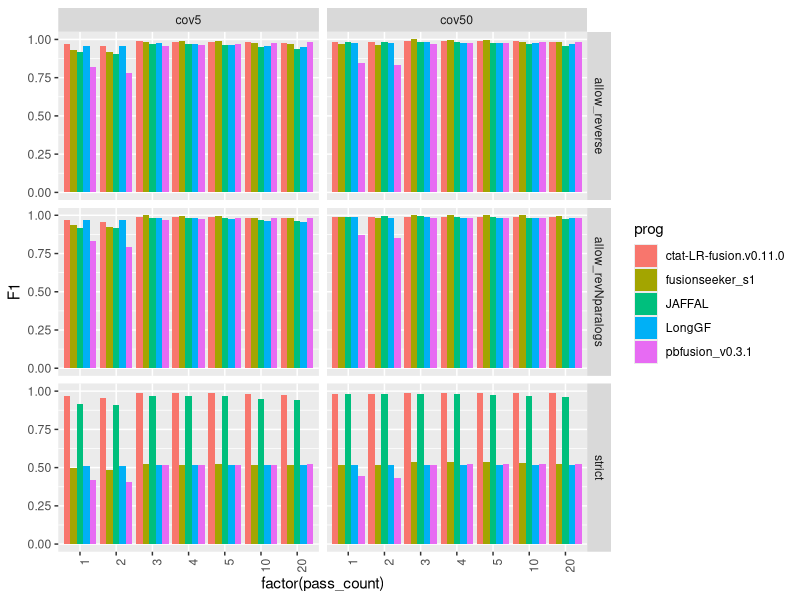
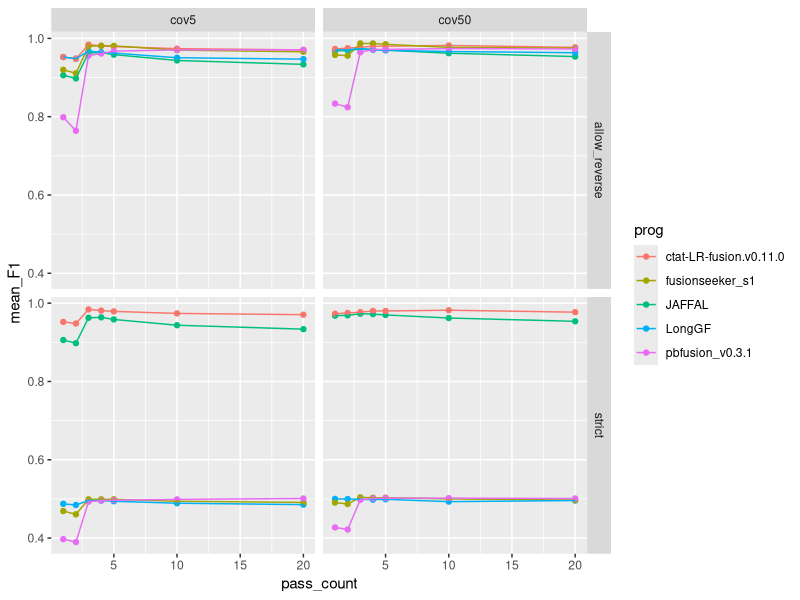
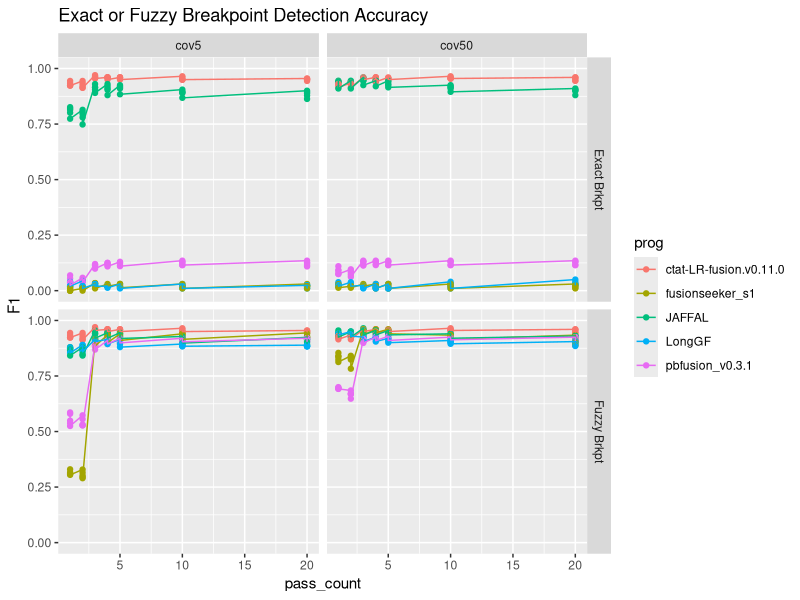
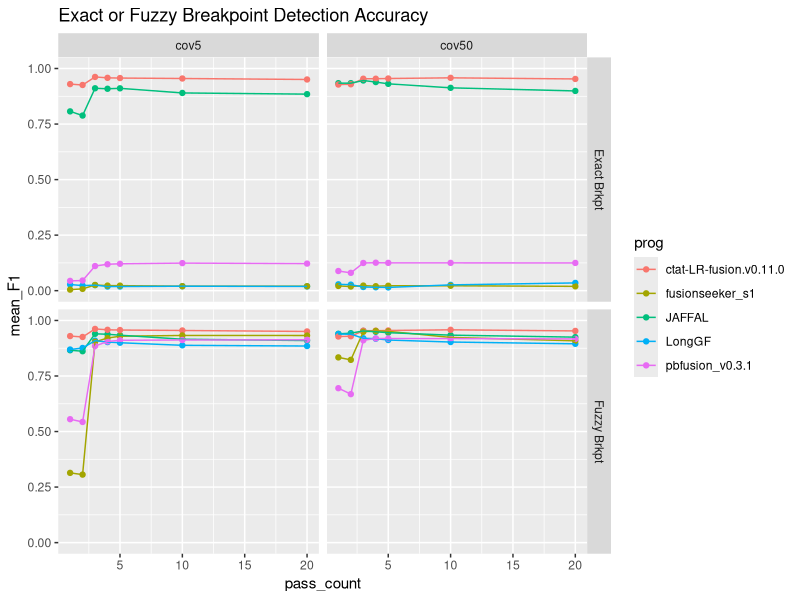
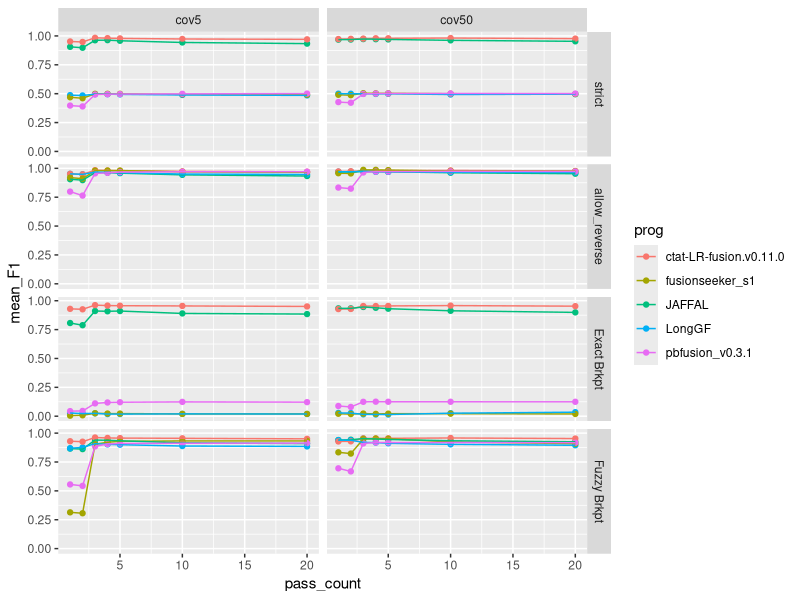
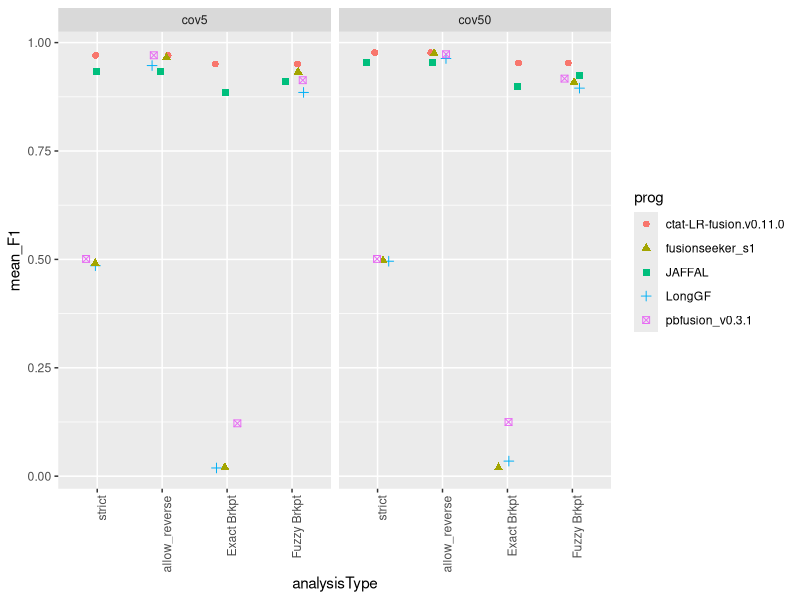
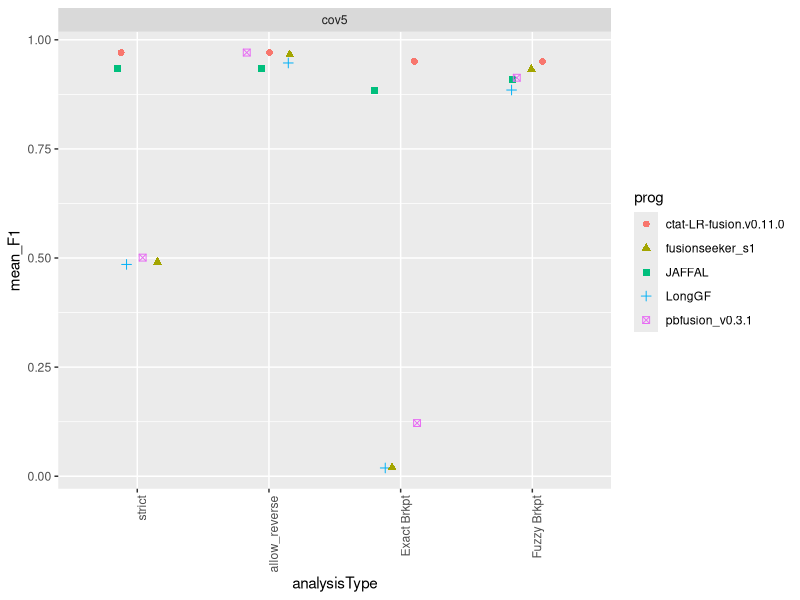

Write R code to recreate these figures, in order.
## ---- chunk 1
knitr::opts_chunk$set(echo = TRUE)
library(tidyverse)
## ---- chunk 2

max_F1_data = read.table("data/max_F1_summary.tsv", header=T, sep="\t") %>% 
    filter(! grepl("flair", prog)) %>%
 mutate(pass_count = as.numeric(str_replace(pass_count, "pass", ""))) 

## ---- chunk 3

# barplot

p_barplot = max_F1_data %>% ggplot(aes(x=factor(pass_count), y=F1)) +
        geom_bar(stat='identity', position='dodge', aes(fill=prog)) +
        facet_grid(vars(analysisType), vars(coverage_level)) + 
    theme(axis.text.x = element_text(angle = 90, hjust = 1)) 

p_barplot

## ---- chunk 4



mean_samples_F1 = max_F1_data %>% 
    group_by(rep_num, coverage_level, pass_count, prog, analysisType) %>%
    summarize(mean_F1 = mean(F1))


mean_samples_F1 %>%
        filter(analysisType %in% c('strict', 'allow_reverse')) %>%
        ggplot() +
        geom_point(aes(x=pass_count, y=mean_F1, color=prog)) +
        geom_line(aes(x=pass_count, y=mean_F1, group=prog, color=prog)) +
        facet_grid(vars(analysisType), vars(coverage_level))


## ---- chunk 5
breakpoint_data = read.table("data/breakpoint_maxF1_data.tsv", sep="\t", header=T) %>%
    mutate(pass_count = as.numeric(str_replace(pass_count, "pass", ""))) %>%
    filter(prog != 'flairfusion')
    


breakpoint_data$coverage_level = factor(breakpoint_data$coverage_level, levels=c('cov5', 'cov50'))

brkpt_accuracy_plot = breakpoint_data %>% ggplot() +
        geom_point(aes(x=pass_count, y=F1, color=prog)) +
        geom_line(aes(x=pass_count, y=F1, group=prog, color=prog)) +
        facet_grid(vars(analysisType), vars(coverage_level)) +
        ggtitle("Exact or Fuzzy Breakpoint Detection Accuracy") +
        ylim(0,1)



brkpt_accuracy_plot 

## ---- chunk 6

breakpoint_mean_F1_stats = breakpoint_data %>% group_by(coverage_level, pass_count, analysisType, prog) %>% 
    summarize(mean_F1 = mean(F1, na.rm=T))


breakpoint_mean_F1_stats %>% ggplot() +
        geom_point(aes(x=pass_count, y=mean_F1, color=prog)) +
        geom_line(aes(x=pass_count, y=mean_F1, group=prog, color=prog)) +
        facet_grid(vars(analysisType), vars(coverage_level)) +
        ggtitle("Exact or Fuzzy Breakpoint Detection Accuracy") +
        ylim(0,1) 


## ---- chunk 7

combined_results = bind_rows(mean_samples_F1,
                             breakpoint_mean_F1_stats)

combined_results %>% head()



## ---- chunk 8

combined_results %>%
        filter(analysisType != "allow_revNparalogs") %>%
        ggplot() +
        geom_point(aes(x=pass_count, y=mean_F1, color=prog)) +
        geom_line(aes(x=pass_count, y=mean_F1, group=prog, color=prog)) +
        facet_grid(vars(factor(analysisType, levels=c('strict', 'allow_reverse', 'Exact Brkpt', 'Fuzzy Brkpt'))), vars(coverage_level))

## ---- chunk 9

combined_results %>%
        filter(analysisType != "allow_revNparalogs") %>%
        mutate(pass_count = as.numeric(str_replace(pass_count, "pass", ""))) %>%
        filter(pass_count == 20) %>%
        mutate(analysisType = factor(analysisType, 
                            levels=c('strict', 'allow_reverse', 'Exact Brkpt', 'Fuzzy Brkpt') )) %>%
    ggplot() +
    geom_jitter(aes(x=analysisType, y=mean_F1, color=prog, shape=prog), width=0.2, size=rel(2)) +

    facet_wrap(~coverage_level) +
     theme(axis.text.x = element_text(angle = 90, hjust = 1)) 
    

## ---- chunk 10

# just cov5

combined_results %>%
        filter(coverage_level == 'cov5') %>%
        filter(analysisType != "allow_revNparalogs") %>%
        mutate(pass_count = as.numeric(str_replace(pass_count, "pass", ""))) %>%
        filter(pass_count == 20) %>%
        mutate(analysisType = factor(analysisType, 
                            levels=c('strict', 'allow_reverse', 'Exact Brkpt', 'Fuzzy Brkpt') )) %>%
    ggplot() +
    geom_jitter(aes(x=analysisType, y=mean_F1, color=prog, shape=prog), width=0.2, size=rel(2)) +

    facet_wrap(~coverage_level) +
     theme(axis.text.x = element_text(angle = 90, hjust = 1)) 
    
    

